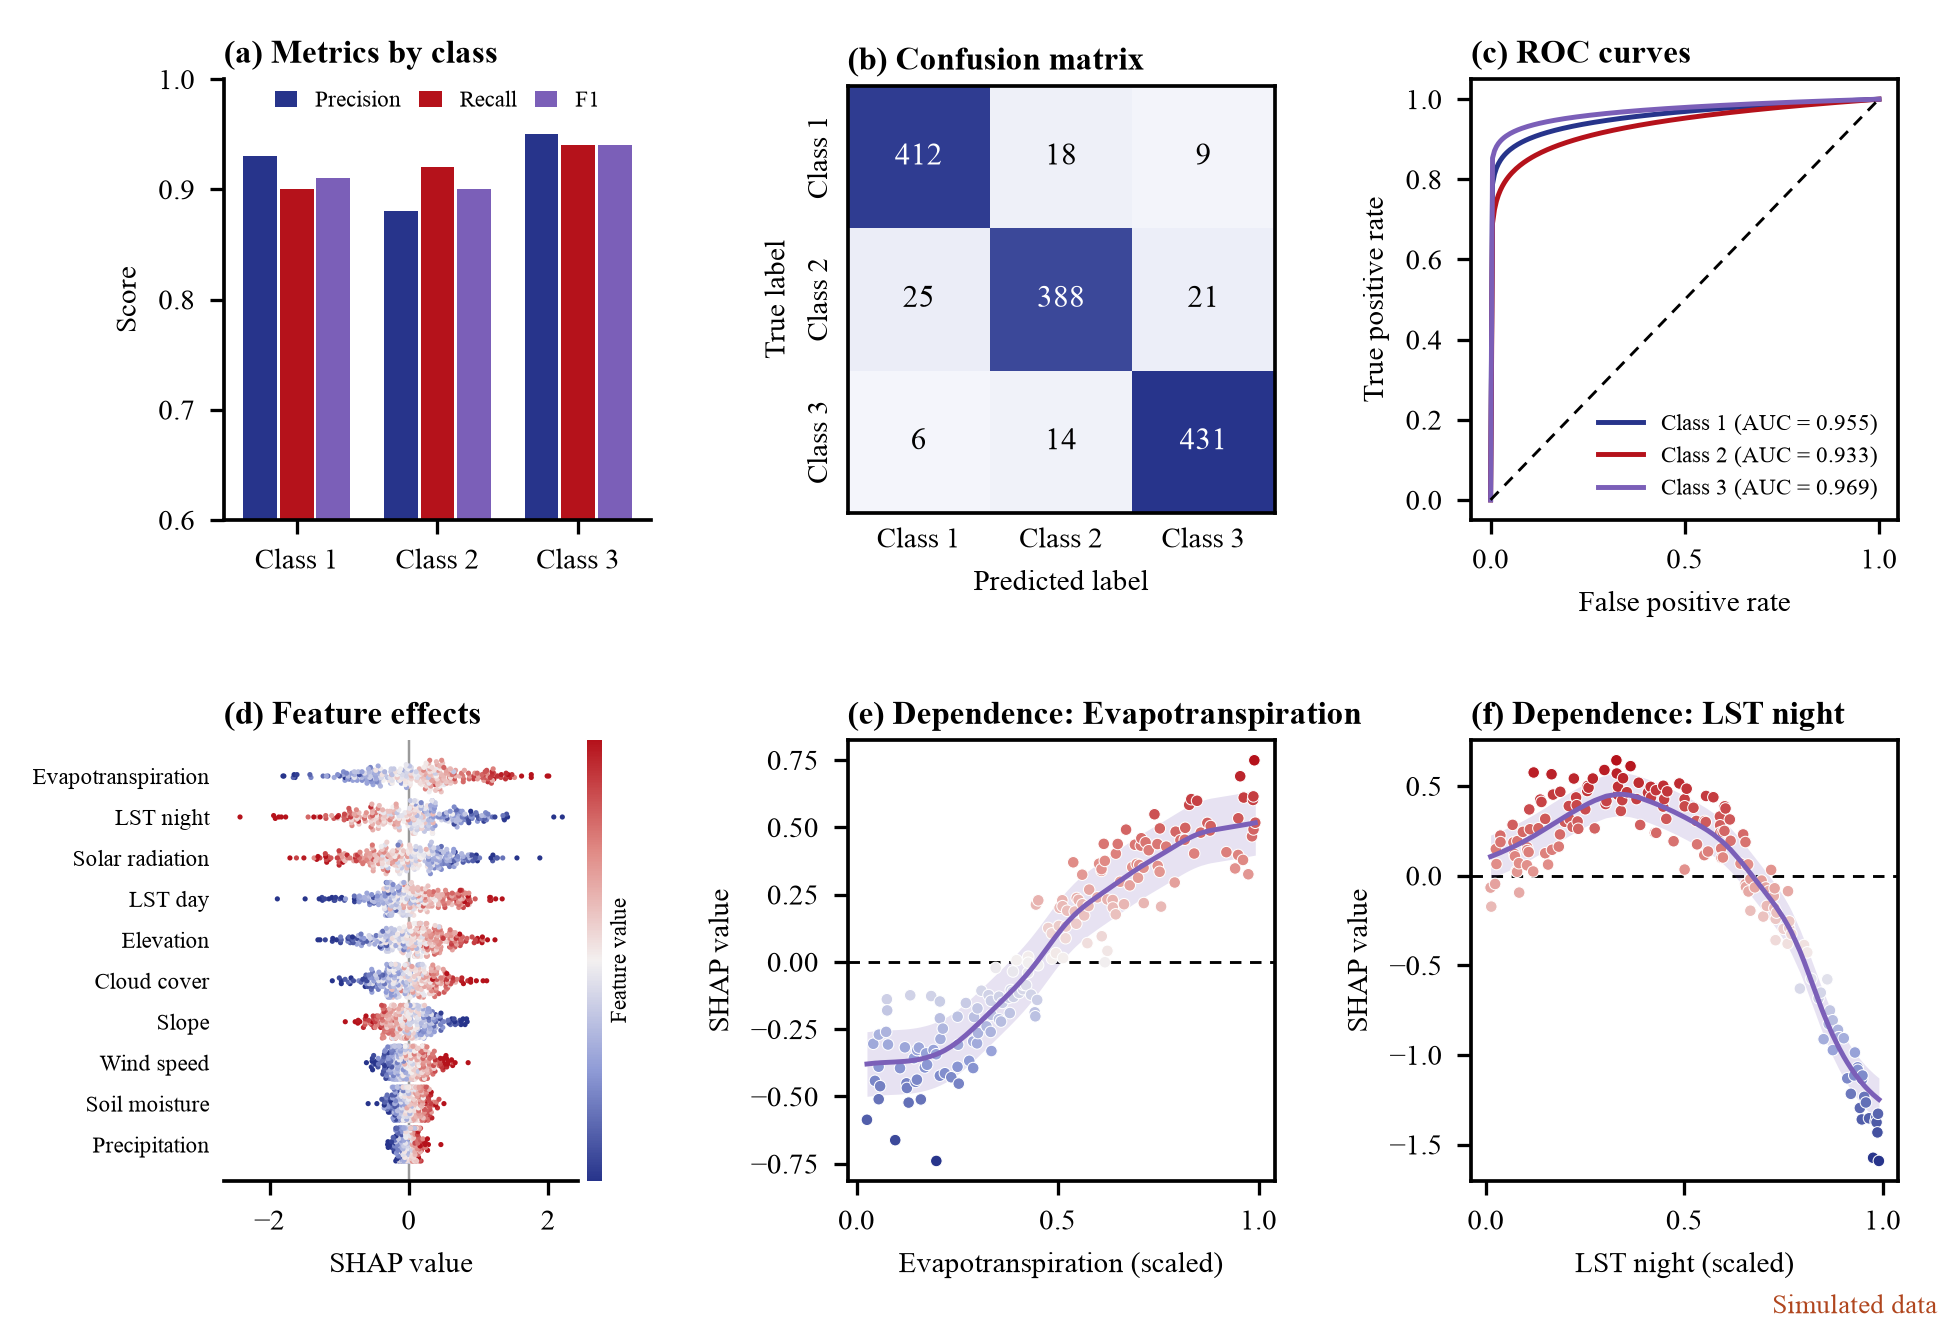

This figure's Python source:
"""One-page summary of a multi-class model: class metrics, confusion matrix, ROC curves, SHAP beeswarm, two dependence plots.

Drawn after exemplar 7667898025846508841_0001 (a phone screenshot of a seven-part collage; the set of panels and
the deep blue / deep red / purple palette are kept, the layout is regularised into a 2 x 3 grid).

*** SIMULATED DATA *** generated below with a fixed seed. Replace the arrays in each block with your model's output.
"""
from pathlib import Path

import matplotlib.pyplot as plt
import numpy as np
from matplotlib.colors import LinearSegmentedColormap

OUT = Path(__file__).with_suffix(".png")
BLUE, RED, PURPLE = "#27348b", "#b5121b", "#7b5fb8"
DIV = LinearSegmentedColormap.from_list("blue_red", [BLUE, "#8f9bd6", "#f3f0f0", "#e08a85", RED])
SEQ = LinearSegmentedColormap.from_list("white_blue", ["#f4f5fb", "#8f9bd6", BLUE])
CLASSES = ["Class 1", "Class 2", "Class 3"]
FEATS = ["Evapotranspiration", "LST night", "Solar radiation", "LST day", "Elevation", "Cloud cover", "Slope",
         "Wind speed", "Soil moisture", "Precipitation"]

rng = np.random.default_rng(13)
plt.rcParams.update({"font.family": "Times New Roman", "font.size": 7, "pdf.fonttype": 42, "axes.linewidth": 0.9})
fig, axes = plt.subplots(2, 3, figsize=(6.6, 4.5))
fig.subplots_adjust(left=0.115, right=0.975, top=0.94, bottom=0.11, wspace=0.46, hspace=0.5)
(a, b, c), (d, e, f) = axes
tag = lambda ax, s: ax.set_title(s, loc="left", fontweight="bold", fontsize=8, pad=4)

# (a) precision / recall / F1 per class
metrics = np.array([[0.93, 0.90, 0.91], [0.88, 0.92, 0.90], [0.95, 0.94, 0.94]])
for k, (name, col) in enumerate(zip(("Precision", "Recall", "F1"), (BLUE, RED, PURPLE))):
    a.bar(np.arange(3) + (k - 1) * 0.26, metrics[:, k], 0.24, color=col, label=name)
a.set_xticks(range(3), CLASSES); a.set_ylim(0.6, 1.0); a.set_ylabel("Score")
a.legend(ncol=3, fontsize=5.5, frameon=False, loc="upper center", bbox_to_anchor=(0.5, 1.02), handlelength=1, columnspacing=0.8)
a.spines[["top", "right"]].set_visible(False)
tag(a, "(a) Metrics by class")

# (b) confusion matrix
cm = np.array([[412, 18, 9], [25, 388, 21], [6, 14, 431]])
b.imshow(cm, cmap=SEQ)
for i in range(3):
    for j in range(3):
        b.text(j, i, cm[i, j], ha="center", va="center", color="white" if cm[i, j] > 200 else "black", fontsize=7.5)
b.set_xticks(range(3), CLASSES); b.set_yticks(range(3), CLASSES, rotation=90, va="center")
b.set_xlabel("Predicted label"); b.set_ylabel("True label"); b.tick_params(length=0)
tag(b, "(b) Confusion matrix")

# (c) one-vs-rest ROC curves
fpr = np.linspace(0, 1, 200)
for name, col, power in zip(CLASSES, (BLUE, RED, PURPLE), (0.045, 0.07, 0.03)):
    tpr = fpr ** power
    c.plot(fpr, tpr, color=col, lw=1.2, label=f"{name} (AUC = {((tpr[1:] + tpr[:-1]) / 2 * np.diff(fpr)).sum():.3f})")
c.plot([0, 1], [0, 1], color="black", lw=0.7, ls=(0, (4, 3)))
c.set_xlabel("False positive rate"); c.set_ylabel("True positive rate")
c.legend(fontsize=5.5, frameon=False, loc="lower right")
tag(c, "(c) ROC curves")

# (d) SHAP beeswarm
n_obs = 260
scale = np.linspace(1, 0.15, len(FEATS))
fval = rng.normal(size=(n_obs, len(FEATS)))
shap = (fval * rng.choice([1, -1], len(FEATS)) * 0.7 + rng.normal(scale=0.3, size=fval.shape)) * scale
edges = np.linspace(shap.min(), shap.max(), 90)
for j in range(len(FEATS)):
    bins = np.digitize(shap[:, j], edges)
    off = np.zeros(n_obs)
    for k in np.unique(bins):
        idx = np.where(bins == k)[0]
        off[idx] = (np.arange(len(idx)) - (len(idx) - 1) / 2) * 0.07
    sc = d.scatter(shap[:, j], len(FEATS) - 1 - j + np.clip(off, -0.4, 0.4), c=fval[:, j], cmap=DIV, vmin=-2, vmax=2,
                   s=1.6, linewidths=0, rasterized=True)
d.axvline(0, color="#9a9a9a", lw=0.6, zorder=0)
d.set_yticks(range(len(FEATS)), FEATS[::-1], fontsize=5.5); d.tick_params(axis="y", length=0)
d.set_xlabel("SHAP value")
d.spines[["top", "right", "left"]].set_visible(False)
cb = fig.colorbar(sc, ax=d, pad=0.02, aspect=30, ticks=[])
cb.outline.set_visible(False)
cb.set_label("Feature value", fontsize=5.5, labelpad=2)
tag(d, "(d) Feature effects")

# (e, f) dependence plots with a smooth trend and its band
for ax, name, shape, letter in ((e, FEATS[0], lambda u: 1 / (1 + np.exp(-8 * (u - 0.45))) - 0.5, "e"),
                                (f, FEATS[1], lambda u: 0.5 - 1.2 * (u - 0.35) ** 2 * 4, "f")):
    u = np.sort(rng.random(170))
    s = shape(u) + rng.normal(scale=0.12, size=u.size)
    ax.scatter(u, s, c=s, cmap=DIV, s=8, edgecolors="white", linewidths=0.25, zorder=3)
    w = np.exp(-0.5 * ((u[:, None] - u[None]) / 0.06) ** 2)
    trend = (w * s).sum(1) / w.sum(1)
    ax.fill_between(u, trend - 0.12, trend + 0.12, color=PURPLE, alpha=0.18, lw=0, zorder=2)
    ax.plot(u, trend, color=PURPLE, lw=1.2, zorder=4)
    ax.axhline(0, color="black", lw=0.7, ls=(0, (4, 3)), zorder=1)
    ax.set_xlabel(f"{name} (scaled)"); ax.set_ylabel("SHAP value")
    tag(ax, f"({letter}) Dependence: {name}")

fig.text(0.995, 0.006, "Simulated data", ha="right", va="bottom", fontsize=6.5, color="#b0461e")
fig.savefig(OUT, dpi=295)
print(OUT)
